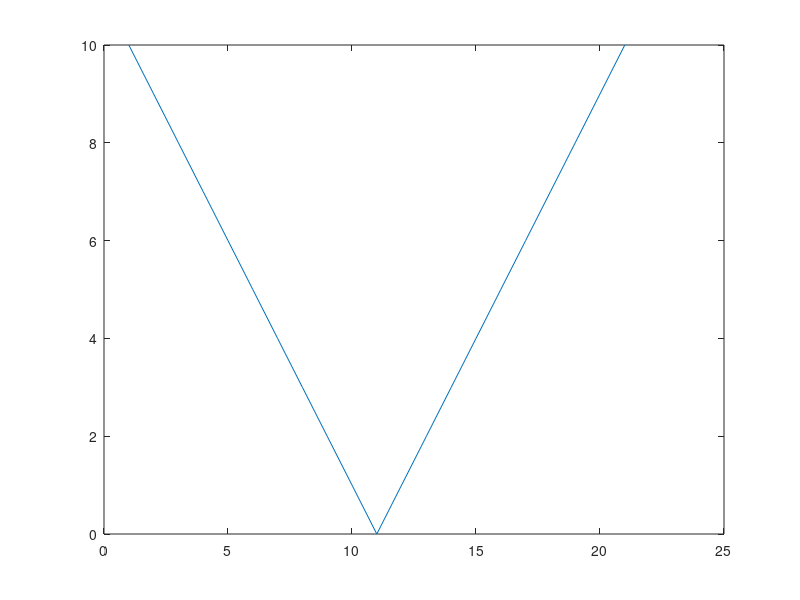

Write MATLAB code to recreate this figure.
n=0:20; %se defineste vectorul n                              
t=abs(10-n); %se defineste vectorul t
plot(t) %se reprezinta grafic vectorul t